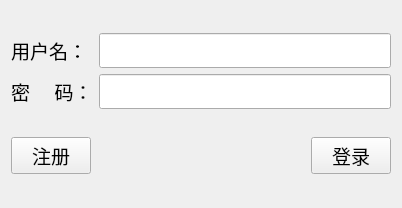
<?xml version="1.0" encoding="UTF-8"?>
<ui version="4.0">
 <class>Client</class>
 <widget class="QWidget" name="Client">
  <property name="geometry">
   <rect>
    <x>0</x>
    <y>0</y>
    <width>402</width>
    <height>208</height>
   </rect>
  </property>
  <property name="windowTitle">
   <string>登录/注册</string>
  </property>
  <layout class="QVBoxLayout" name="verticalLayout">
   <item>
    <layout class="QGridLayout" name="gridLayout">
     <item row="0" column="0">
      <widget class="QLabel" name="label">
       <property name="font">
        <font>
         <family>Agency FB</family>
         <pointsize>14</pointsize>
        </font>
       </property>
       <property name="text">
        <string>用户名：</string>
       </property>
      </widget>
     </item>
     <item row="0" column="1">
      <widget class="QLineEdit" name="name_LE">
       <property name="font">
        <font>
         <family>Agency FB</family>
         <pointsize>14</pointsize>
        </font>
       </property>
       <property name="echoMode">
        <enum>QLineEdit::Normal</enum>
       </property>
      </widget>
     </item>
     <item row="1" column="0">
      <widget class="QLabel" name="label_2">
       <property name="font">
        <font>
         <family>Agency FB</family>
         <pointsize>14</pointsize>
        </font>
       </property>
       <property name="text">
        <string>密     码：</string>
       </property>
      </widget>
     </item>
     <item row="1" column="1">
      <widget class="QLineEdit" name="pwd_LE">
       <property name="font">
        <font>
         <family>Agency FB</family>
         <pointsize>14</pointsize>
        </font>
       </property>
       <property name="echoMode">
        <enum>QLineEdit::Password</enum>
       </property>
      </widget>
     </item>
    </layout>
   </item>
   <item>
    <layout class="QHBoxLayout" name="horizontalLayout">
     <item>
      <widget class="QPushButton" name="rigist_PB">
       <property name="font">
        <font>
         <family>Agency FB</family>
         <pointsize>14</pointsize>
        </font>
       </property>
       <property name="text">
        <string>注册</string>
       </property>
      </widget>
     </item>
     <item>
      <spacer name="horizontalSpacer">
       <property name="orientation">
        <enum>Qt::Horizontal</enum>
       </property>
       <property name="sizeHint" stdset="0">
        <size>
         <width>40</width>
         <height>20</height>
        </size>
       </property>
      </spacer>
     </item>
     <item>
      <widget class="QPushButton" name="login_PB">
       <property name="font">
        <font>
         <family>Agency FB</family>
         <pointsize>14</pointsize>
        </font>
       </property>
       <property name="text">
        <string>登录</string>
       </property>
      </widget>
     </item>
    </layout>
   </item>
  </layout>
 </widget>
 <resources/>
 <connections/>
</ui>
